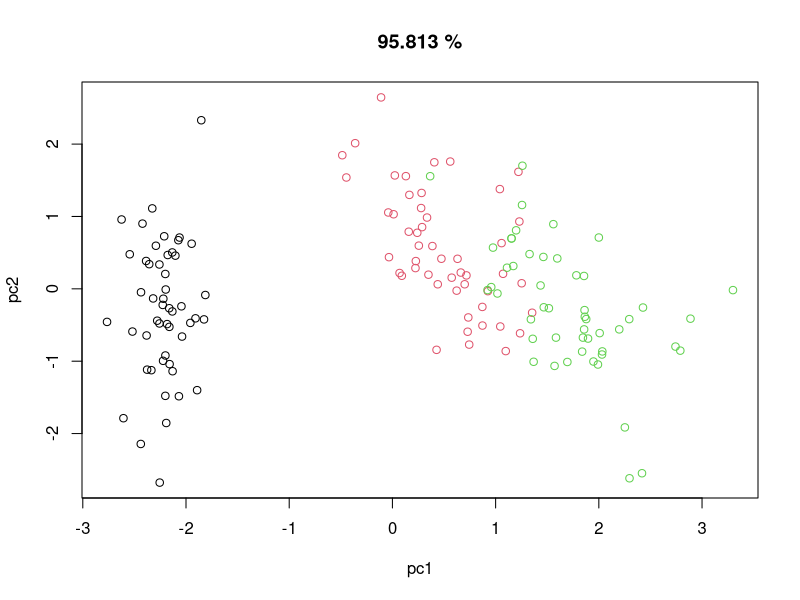

The R source for this figure:
data(iris)
data <- iris[1:4]
prcomp.obj <- prcomp(data, scale=TRUE) # 主成分分析

pc1 <- prcomp.obj$x[,1] # 第一主成分得点
pc2 <- prcomp.obj$x[,2] # 第二主成分得点

label <- as.factor(iris[,5]) # 分類ラベル
percent <- summary(prcomp.obj)$importance[3,2] * 100 # 累積寄与率

plot(pc1, pc2, col = label, main = paste(percent, "%"))